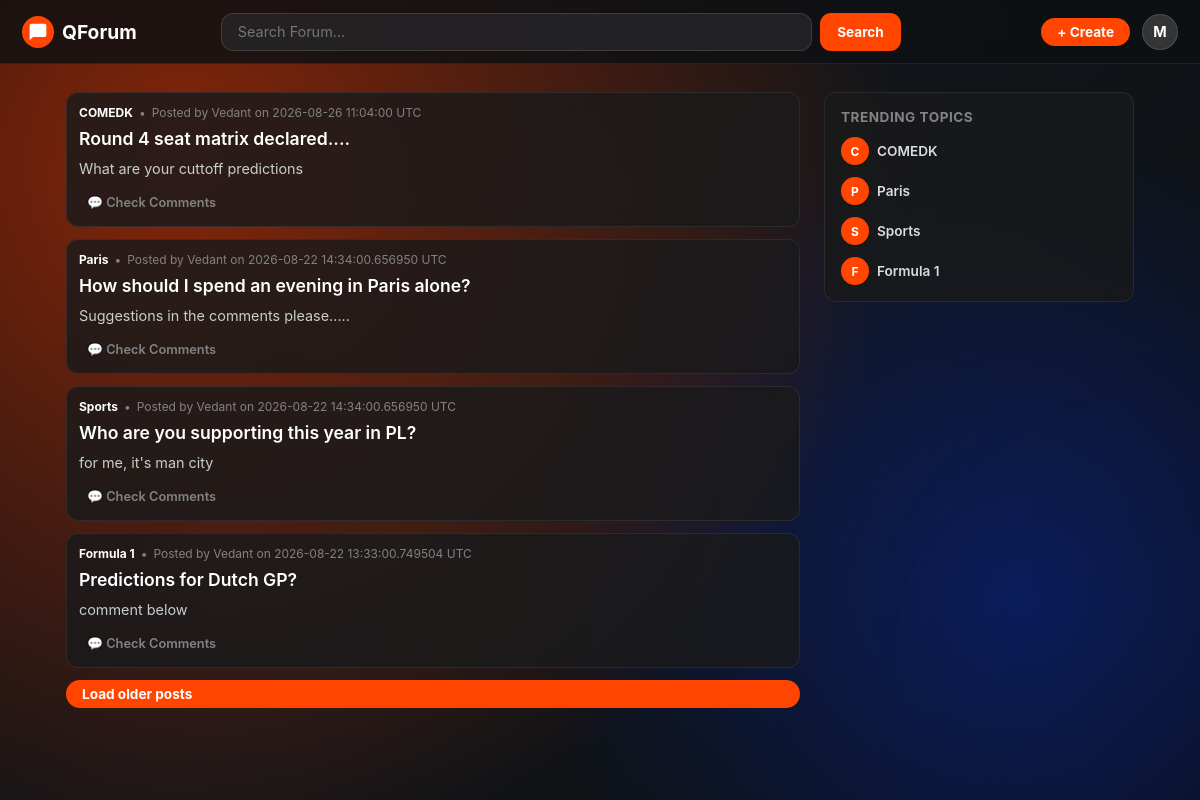
The app's page / (signed in) with its own data.
### app/models.py (models this page shows, shortened)
class User(Base):
    __tablename__ = "user"
    id = Column(Integer, primary_key=True)
    username = Column(String(100), unique=True, nullable=False, index=True)
    email = Column(String(120), unique=True, nullable=False, index=True)
    password_hash = Column(String(255), nullable=False)
    posts = relationship("Post", back_populates="author", cascade="all, delete-orphan")
    comments = relationship("Comment", back_populates="author", cascade="all, delete-orphan")

class Post(Base):
    __tablename__ = "post"
    id = Column(Integer, primary_key=True)
    title = Column(String(200), nullable=False)
    body = Column(Text, nullable=False)
    topic = Column(Text, nullable=False)
    author_id = Column(String(100), ForeignKey("user.username"), nullable=False)
    created_at = Column(
        DateTime,
        default=lambda: datetime.utcnow().replace(second=0, microsecond=0),
        nullable=False,
    )
    author = relationship("User", back_populates="posts")
    comments = relationship("Comment", back_populates="post", cascade="all, delete-orphan")

### app/routes/post_display_routes.py (the view)
@router.get("/")
def home(request: Request, db: Session = Depends(get_db), offset: int = 0):
    user = get_logged_in_user(request, db)
    if not user:
        return RedirectResponse(url="/login", status_code=303)
    posts, next_offset = get_post_feed(db, offset)
    return templates.TemplateResponse(
        request,
        "index.html",
        {"posts": posts, "user": user, "next_offset": next_offset},
    )

### app/templates/index.html (shortened to what this page needs)
<!DOCTYPE html>
<html lang="en">
<head>
  <link rel="stylesheet" href="{{ url_for('static', path='css/style2.css') }}">
  </head>
<body>
  <div class="background-art" aria-hidden="true"></div>
    <header class="navbar">
    <a href="/" class="nav-brand">
      <div class="brand-logo">
        <svg xmlns="http://www.w3.org/2000/svg" viewBox="0 0 24 24">
          <path d="M20 2H4c-1.1 0-2 .9-2 2v18l4-4h14c1.1 0 2-.9 2-2V4c0-1.1-.9-2-2-2z"/>
        </svg>
      </div>
      <span>QForum</span>
    </a>
    <div class="nav-search">
      <form action="{{ url_for('search') }}" method="get" class="search-form">
        <input name="search" type="text" class="search-input" placeholder="Search Forum...">
        <button type="submit" class="btn-search">Search</button>
      </form>
    </div>
    <div class="nav-actions">
      <form action="{{ url_for('create_post') }}">
        <button type="submit" class="btn-create">+ Create</button>
      </form>
      <a href="{{ url_for('user_profile') }}" class="user-profile-trigger" aria-label="Open user profile">
        {{ user.username[0]|upper }}
      </a>
    </div>
  </header>
  <main class="container">
    <section class="feed" id="post-feed">
{% for post in posts %}
<article class="post-card">
    <div class="post-content">
        <div class="post-header">
            <a href="{{ url_for('view_post', post_id=post.id) }}"
               class="subreddit-name">
                {{ post.topic }}
            </a>
            <span>•</span>
            <span>
                Posted by {{ post.author_id }} on {{ post.created_at }} UTC
            </span>
        </div>
        <a href="{{ url_for('view_post', post_id=post.id) }}"
           class="post-title">
            {{ post.title }}
        </a>
        <p class="post-body">
            {{ post.body }}
        </p>
        <div class="post-footer">
            <a href="{{ url_for('view_post', post_id=post.id) }}"
               class="footer-action">
                💬 Check Comments
            </a>
        </div>
    </div>
</article>
{% endfor %}
{% if next_offset is not none %}
    <button id="load-older-posts" type="button" data-offset="{{ next_offset }}" class="btn-create">
      Load older posts
    </button>
    {% else %}
    <label id="load-older-posts" type="button" data-offset="{{ next_offset }}" class="btn-create">
      No More Posts.....
    </label>
    {% endif %}
    </section>
        <aside class="sidebar">
      <div class="sidebar-widget">
        <h2 class="widget-title">Trending Topics</h2>
        <ul class="community-list">
            {% for u in posts%}
          <li class="community-item">
            <a href="#" class="community-info">
              <div class="community-icon">{{u.topic[0]}}</div>
              <div class="community-details">
                <span>{{u.topic}}</span>
              </div>
            </a>
          </li>
          {%endfor%}
        </ul>
      </div>
    </aside>
  </main>
</body>
</html>

### records on screen
User: username "M"
Post: topic "COMEDK", author_id "Vedant", created_at "2026-08-26 11:04:00", title "Round 4 seat matrix declared....", body "What are your cuttoff predictions", topic "C"
Post: topic "Paris", author_id "Vedant", created_at "2026-08-22 14:34:00.656950", title "How should I spend an evening in Paris alone?", body "Suggestions in the comments please.....", topic "P"
Post: topic "Sports", author_id "Vedant", created_at "2026-08-22 14:34:00.656950", title "Who are you supporting this year in PL?", body "for me, it's man city", topic "S"
Post: topic "Formula 1", author_id "Vedant", created_at "2026-08-22 13:33:00.749504", title "Predictions for Dutch GP?", body "comment below", topic "F"
